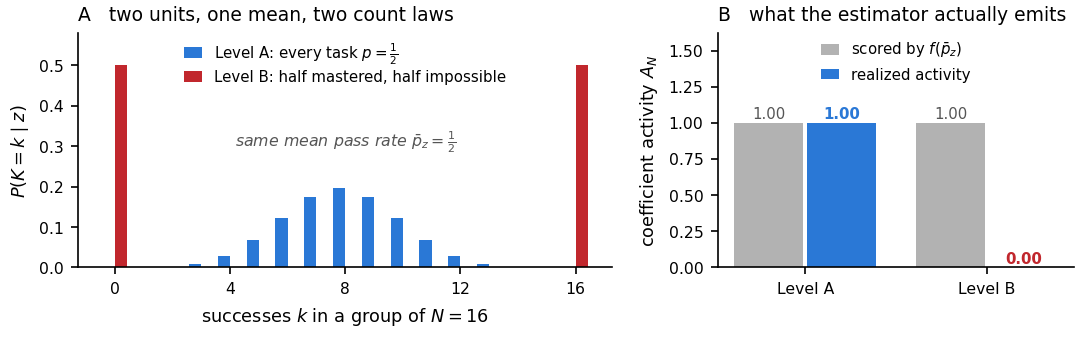

Python code for this plot:
#!/usr/bin/env python
"""Figure 1 - the same mean pass rate, two opposite worlds.

Two curriculum units, both with mean pass rate 1/2 at N=16.

  Level A   every task has p=1/2.  Groups come back mixed, so the estimator
            can form success-versus-failure contrast on nearly every one.
  Level B   half the tasks are mastered (p=1), half are impossible (p=0).
            Every group is unanimous: all-pass groups have no contrast and
            all-fail groups are dropped, so realized activity is exactly zero.

Any curriculum that scores a unit by f(mean pass rate) assigns these the same
value.  The estimator does not.

Numbers are exact, not simulated: Level A is Binomial(16, 1/2); Level B is a
half-half mixture of point masses at K=0 and K=16; activity is
A = 2(Pr[K>0] - E[K]/N) in both cases.
"""
import os
from math import comb

import matplotlib

matplotlib.use("Agg")
import matplotlib.pyplot as plt
import numpy as np

HERE = os.path.dirname(os.path.abspath(__file__))
BLUE = "#2a78d6"
RED = "#c1272d"
GRAY = "#555555"

plt.rcParams.update({
    "font.size": 8.5, "axes.titlesize": 9, "axes.labelsize": 8.5,
    "xtick.labelsize": 7.5, "ytick.labelsize": 7.5, "legend.fontsize": 7.5,
    "axes.spines.top": False, "axes.spines.right": False,
    "axes.linewidth": 0.8, "pdf.fonttype": 42, "ps.fonttype": 42,
})

N = 16
k = np.arange(N + 1)
piA = np.array([comb(N, i) * 0.5**N for i in k])          # all tasks p = 1/2
piB = np.zeros(N + 1); piB[0] = 0.5; piB[N] = 0.5          # mastered / impossible


def activity(pi):
    return 2.0 * (pi[1:].sum() - float(pi @ k) / N)


def plugin(pi):
    p = float(pi @ k) / N
    return 2.0 * (1.0 - p - (1.0 - p) ** N)


fig, (axA, axB) = plt.subplots(
    1, 2, figsize=(7.2, 2.25), gridspec_kw={"width_ratios": [1.5, 1.0]})

# ------------------------------------------------------------------ Panel A
w = 0.42
axA.bar(k - w / 2, piA, width=w, color=BLUE, label="Level A: every task $p{=}\\frac{1}{2}$")
axA.bar(k + w / 2, piB, width=w, color=RED,
        label="Level B: half mastered, half impossible")
axA.set_xlabel("successes $k$ in a group of $N{=}16$")
axA.set_ylabel("$P(K{=}k\\mid z)$")
axA.set_xticks([0, 4, 8, 12, 16])
axA.set_ylim(0, 0.58)
axA.legend(loc="upper center", frameon=False, handlelength=1.2,
           borderaxespad=0.1, labelspacing=0.25, fontsize=7.2)
axA.text(8, 0.30, "same mean pass rate $\\bar p_z=\\frac{1}{2}$", fontsize=7.6,
         color=GRAY, ha="center", style="italic")
axA.set_title("A   two units, one mean, two count laws", loc="left", pad=6)

# ------------------------------------------------------------------ Panel B
labels = ["Level A", "Level B"]
truth = [activity(piA), activity(piB)]
naive = [plugin(piA), plugin(piB)]
x = np.arange(2)
axB.bar(x - 0.20, naive, width=0.38, color=GRAY, alpha=0.45,
        label="scored by $f(\\bar p_z)$")
axB.bar(x + 0.20, truth, width=0.38, color=[BLUE, RED],
        label="realized activity")
for xi, (nv, tv) in enumerate(zip(naive, truth)):
    axB.text(xi - 0.20, nv + 0.03, f"{nv:.2f}", ha="center", fontsize=7.2,
             color=GRAY)
    axB.text(xi + 0.20, tv + 0.03, f"{tv:.2f}", ha="center", fontsize=7.2,
             color=[BLUE, RED][xi], weight="bold")
axB.set_xticks(x); axB.set_xticklabels(labels)
axB.set_ylim(0, 1.62)
axB.set_ylabel("coefficient activity $A_N$")
axB.legend(loc="upper center", frameon=False, handlelength=1.2,
           borderaxespad=0.1, fontsize=7.2, ncol=1)
axB.set_title("B   what the estimator actually emits", loc="left", pad=6)

fig.tight_layout(pad=0.35, w_pad=1.3)
fig.savefig(os.path.join(HERE, "fig_counterexample.pdf"))
fig.savefig(os.path.join(HERE, "fig_counterexample.png"), dpi=150)
print(f"Level A: plug-in {naive[0]:.5f}  true {truth[0]:.5f}")
print(f"Level B: plug-in {naive[1]:.5f}  true {truth[1]:.5f}")
print("wrote fig_counterexample.pdf / .png")
